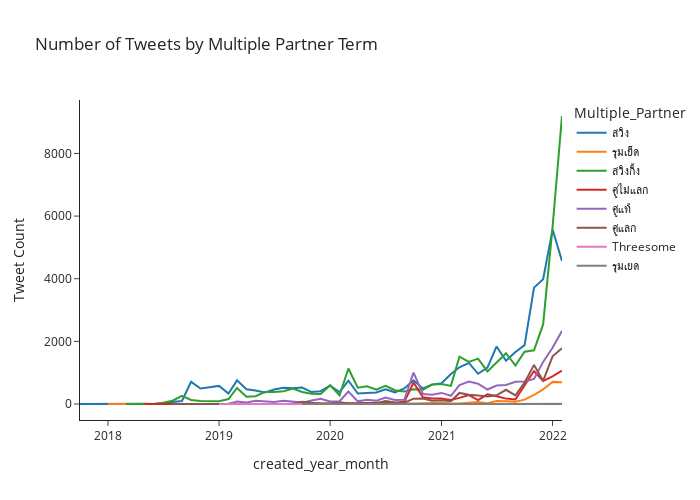

The notebook cell this image was saved under:
### Code cell
multi_partner_feature= df_tweet_processed[df_tweet_processed['Spam_Masking_Province'] == "None-Spam"]
multi_partner_feature.drop_duplicates(subset=['id', 'Multiple_Partner'], inplace = True)

multi_partner_feature.dropna(subset = [ 'id', 'Multiple_Partner'], inplace = True)
multi_partner_tweet_count = multi_partner_feature.groupby(['created_year_month', 'Multiple_Partner']).agg({"id" : "count"}).reset_index()

pio.templates.default = "simple_white"
multi_partner_tweet_count.rename(columns = {"id" : "Tweet Count"}, inplace = True)

count_plot_by_column = px.line(multi_partner_tweet_count, x = 'created_year_month', y = "Tweet Count",
                            title = "Number of Tweets by Multiple Partner Term",
                            color ='Multiple_Partner', width= 700 ,height= 500)

count_plot_by_column.show()

### Figure 1 — Plotly figure (JSON) as saved in the notebook; plotly's stock layout.template omitted (floating-point values rounded to 4 significant figures)
{"data": [{"hovertemplate": "Multiple_Partner=สวิง<br>created_year_month=%{x}<br>Tweet Count=%{y}<extra></extra>", "legendgroup": "สวิง", "line": {"color": "#1F77B4", "dash": "solid"}, "marker": {"symbol": "circle"}, "mode": "lines", "name": "สวิง", "orientation": "v", "showlegend": true, "type": "scatter", "x": ["2017-10", "2018-01", "2018-02", "2018-03", "2018-04", "2018-05", "2018-06", "2018-07", "2018-08", "2018-09", "2018-10", "2018-11", "2018-12", "2019-01", "2019-02", "2019-03", "2019-04", "2019-05", "2019-06", "2019-07", "2019-08", "2019-09", "2019-10", "2019-11", "2019-12", "2020-01", "2020-02", "2020-03", "2020-04", "2020-05", "2020-06", "2020-07", "2020-08", "2020-09", "2020-10", "2020-11", "2020-12", "2021-01", "2021-02", "2021-03", "2021-04", "2021-05", "2021-06", "2021-07", "2021-08", "2021-09", "2021-10", "2021-11", "2021-12", "2022-01", "2022-02"], "xaxis": "x", "y": [1, 16, 7, 11, 21, 12, 4, 21, 64, 98, 708, 497, 536, 579, 334, 755, 470, 433, 366, 465, 517, 507, 528, 382, 409, 584, 381, 748, 335, 361, 368, 470, 374, 497, 754, 497, 620, 664, 956, 1173, 1313, 966, 1163, 1838, 1382, 1660, 1879, 3716, 3985, 5569, 4565], "yaxis": "y"}, {"hovertemplate": "Multiple_Partner=รุมเย็ด<br>created_year_month=%{x}<br>Tweet Count=%{y}<extra></extra>", "legendgroup": "รุมเย็ด", "line": {"color": "#FF7F0E", "dash": "solid"}, "marker": {"symbol": "circle"}, "mode": "lines", "name": "รุมเย็ด", "orientation": "v", "showlegend": true, "type": "scatter", "x": ["2018-01", "2018-02", "2018-09", "2018-10", "2018-11", "2018-12", "2019-01", "2019-02", "2019-03", "2019-04", "2019-05", "2019-06", "2019-07", "2019-08", "2019-09", "2019-10", "2019-11", "2019-12", "2020-01", "2020-02", "2020-03", "2020-04", "2020-05", "2020-06", "2020-07", "2020-08", "2020-09", "2020-10", "2020-11", "2020-12", "2021-01", "2021-02", "2021-03", "2021-04", "2021-05", "2021-06", "2021-07", "2021-08", "2021-09", "2021-10", "2021-11", "2021-12", "2022-01", "2022-02"], "xaxis": "x", "y": [1, 1, 8, 6, 3, 5, 4, 3, 5, 7, 6, 3, 2, 5, 3, 3, 4, 11, 10, 4, 32, 12, 33, 20, 25, 25, 16, 13, 23, 24, 43, 18, 13, 37, 63, 29, 94, 85, 70, 141, 289, 466, 707, 694], "yaxis": "y"}, {"hovertemplate": "Multiple_Partner=สวิงกิ้ง<br>created_year_month=%{x}<br>Tweet Count=%{y}<extra></extra>", "legendgroup": "สวิงกิ้ง", "line": {"color": "#2CA02C", "dash": "solid"}, "marker": {"symbol": "circle"}, "mode": "lines", "name": "สวิงกิ้ง", "orientation": "v", "showlegend": true, "type": "scatter", "x": ["2018-03", "2018-04", "2018-05", "2018-06", "2018-07", "2018-08", "2018-09", "2018-10", "2018-11", "2018-12", "2019-01", "2019-02", "2019-03", "2019-04", "2019-05", "2019-06", "2019-07", "2019-08", "2019-09", "2019-10", "2019-11", "2019-12", "2020-01", "2020-02", "2020-03", "2020-04", "2020-05", "2020-06", "2020-07", "2020-08", "2020-09", "2020-10", "2020-11", "2020-12", "2021-01", "2021-02", "2021-03", "2021-04", "2021-05", "2021-06", "2021-07", "2021-08", "2021-09", "2021-10", "2021-11", "2021-12", "2022-01", "2022-02"], "xaxis": "x", "y": [1, 3, 4, 3, 38, 107, 264, 129, 95, 86, 91, 160, 515, 236, 250, 387, 383, 408, 495, 384, 330, 318, 599, 281, 1134, 519, 565, 456, 584, 440, 400, 469, 460, 621, 639, 580, 1512, 1347, 1449, 1041, 1318, 1622, 1226, 1669, 1714, 2541, 5652, 9195], "yaxis": "y"}, {"hovertemplate": "Multiple_Partner=คู่ไม่แลก<br>created_year_month=%{x}<br>Tweet Count=%{y}<extra></extra>", "legendgroup": "คู่ไม่แลก", "line": {"color": "#D62728", "dash": "solid"}, "marker": {"symbol": "circle"}, "mode": "lines", "name": "คู่ไม่แลก", "orientation": "v", "showlegend": true, "type": "scatter", "x": ["2018-05", "2018-08", "2018-10", "2019-01", "2019-02", "2019-05", "2019-06", "2019-07", "2019-08", "2019-09", "2019-10", "2019-11", "2019-12", "2020-01", "2020-02", "2020-03", "2020-04", "2020-05", "2020-06", "2020-07", "2020-08", "2020-09", "2020-10", "2020-11", "2020-12", "2021-01", "2021-02", "2021-03", "2021-04", "2021-05", "2021-06", "2021-07", "2021-08", "2021-09", "2021-10", "2021-11", "2021-12", "2022-01", "2022-02"], "xaxis": "x", "y": [2, 1, 3, 1, 1, 2, 3, 2, 21, 4, 23, 15, 1, 14, 54, 15, 24, 21, 37, 46, 44, 70, 685, 218, 177, 175, 133, 196, 287, 125, 308, 249, 173, 146, 593, 1053, 737, 884, 1065], "yaxis": "y"}, {"hovertemplate": "Multiple_Partner=คู่แท้<br>created_year_month=%{x}<br>Tweet Count=%{y}<extra></extra>", "legendgroup": "คู่แท้", "line": {"color": "#9467BD", "dash": "solid"}, "marker": {"symbol": "circle"}, "mode": "lines", "name": "คู่แท้", "orientation": "v", "showlegend": true, "type": "scatter", "x": ["2018-08", "2018-12", "2019-01", "2019-02", "2019-03", "2019-04", "2019-05", "2019-06", "2019-07", "2019-08", "2019-09", "2019-10", "2019-11", "2019-12", "2020-01", "2020-02", "2020-03", "2020-04", "2020-05", "2020-06", "2020-07", "2020-08", "2020-09", "2020-10", "2020-11", "2020-12", "2021-01", "2021-02", "2021-03", "2021-04", "2021-05", "2021-06", "2021-07", "2021-08", "2021-09", "2021-10", "2021-11", "2021-12", "2022-01", "2022-02"], "xaxis": "x", "y": [1, 1, 9, 12, 83, 48, 102, 87, 62, 101, 61, 45, 110, 170, 81, 92, 400, 86, 140, 107, 206, 131, 140, 1005, 321, 295, 355, 264, 603, 720, 650, 464, 592, 607, 712, 718, 800, 1345, 1795, 2336], "yaxis": "y"}, {"hovertemplate": "Multiple_Partner=คู่แลก<br>created_year_month=%{x}<br>Tweet Count=%{y}<extra></extra>", "legendgroup": "คู่แลก", "line": {"color": "#8C564B", "dash": "solid"}, "marker": {"symbol": "circle"}, "mode": "lines", "name": "คู่แลก", "orientation": "v", "showlegend": true, "type": "scatter", "x": ["2018-08", "2018-11", "2018-12", "2019-01", "2019-03", "2019-04", "2019-05", "2019-06", "2019-07", "2019-08", "2019-09", "2019-10", "2019-11", "2019-12", "2020-01", "2020-02", "2020-03", "2020-04", "2020-05", "2020-06", "2020-07", "2020-08", "2020-09", "2020-10", "2020-11", "2020-12", "2021-01", "2021-02", "2021-03", "2021-04", "2021-05", "2021-06", "2021-07", "2021-08", "2021-09", "2021-10", "2021-11", "2021-12", "2022-01", "2022-02"], "xaxis": "x", "y": [1, 2, 1, 3, 6, 5, 4, 5, 9, 1, 9, 70, 26, 6, 16, 15, 18, 10, 13, 26, 96, 49, 41, 171, 175, 107, 122, 87, 354, 298, 273, 238, 280, 455, 277, 683, 1250, 741, 1524, 1780], "yaxis": "y"}, {"hovertemplate": "Multiple_Partner=Threesome<br>created_year_month=%{x}<br>Tweet Count=%{y}<extra></extra>", "legendgroup": "Threesome", "line": {"color": "#E377C2", "dash": "solid"}, "marker": {"symbol": "circle"}, "mode": "lines", "name": "Threesome", "orientation": "v", "showlegend": true, "type": "scatter", "x": ["2019-01", "2019-03", "2019-04", "2019-05", "2019-06", "2019-09", "2020-08", "2020-10", "2021-06", "2021-12", "2022-01", "2022-02"], "xaxis": "x", "y": [3, 1, 1, 1, 3, 1, 1, 2, 1, 5, 4, 8], "yaxis": "y"}, {"hovertemplate": "Multiple_Partner=รุมเยด<br>created_year_month=%{x}<br>Tweet Count=%{y}<extra></extra>", "legendgroup": "รุมเยด", "line": {"color": "#7F7F7F", "dash": "solid"}, "marker": {"symbol": "circle"}, "mode": "lines", "name": "รุมเยด", "orientation": "v", "showlegend": true, "type": "scatter", "x": ["2019-10", "2020-03", "2020-10", "2020-12", "2021-01", "2021-07", "2021-09", "2021-12", "2022-01", "2022-02"], "xaxis": "x", "y": [1, 1, 1, 4, 1, 2, 1, 2, 1, 1], "yaxis": "y"}], "layout": {"height": 500, "legend": {"title": {"text": "Multiple_Partner"}, "tracegroupgap": 0}, "title": {"text": "Number of Tweets by Multiple Partner Term"}, "width": 700, "xaxis": {"anchor": "y", "domain": [0, 1], "title": {"text": "created_year_month"}}, "yaxis": {"anchor": "x", "domain": [0, 1], "title": {"text": "Tweet Count"}}}}
